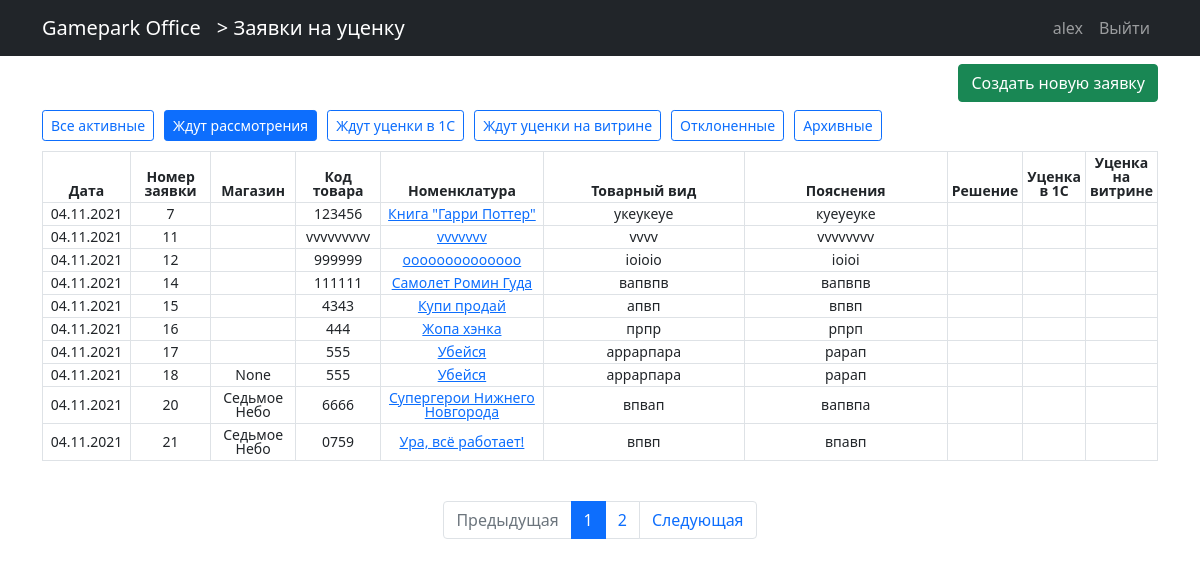
Before: /zayavki/ (signed in) with the older database file.
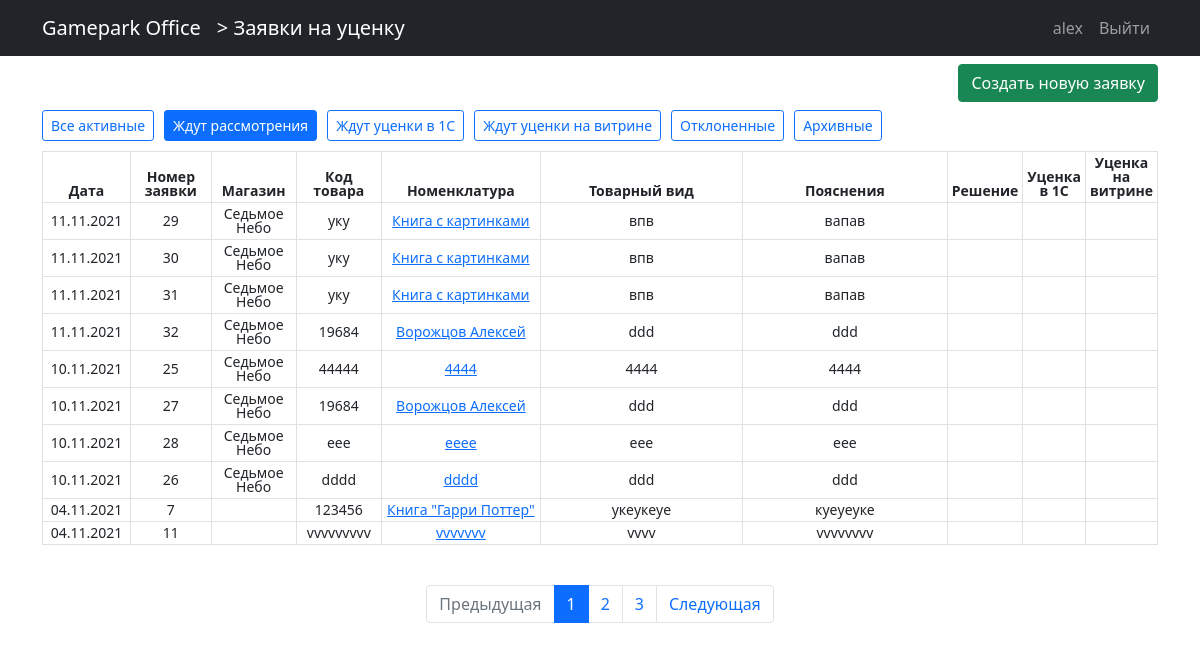
After: the same page with the newer database file.
### zayavki/models.py (models this page shows, shortened)
class Zayavka(models.Model):
    user = models.ForeignKey(User, default=None, null=True, on_delete=models.PROTECT)
    data = models.DateField(auto_now_add=True)
    category = models.ForeignKey(Category, on_delete=models.PROTECT)
    code = models.CharField(max_length=10)
    name = models.CharField(max_length=100)
    description = models.TextField()
    clarification = models.TextField()
    foto1 = models.ImageField(upload_to="zayavki/foto", blank=True)
    foto2 = models.ImageField(upload_to="zayavki/foto", blank=True)
    status1 = models.BooleanField(default=False)  # одобрено
    status2 = models.BooleanField(default=False)  # отклонено
    status3 = models.BooleanField(default=False)  # уценено
    status4 = models.BooleanField(default=False)  # ценник сменен
    status5 = models.BooleanField(default=False)  # остальные поля - резервные
    status6 = models.BooleanField(default=False)
    clarification_of_manager = models.CharField(max_length=150, blank=True)
    class Meta:
        verbose_name_plural = "Заявки"
        verbose_name = "Заявка"
    def __str__(self) -> str:
        return self.name

### users/models.py (models this page shows)
class User(AbstractUser):
    email = models.EmailField(blank=True)
    role = models.ForeignKey(Roles, on_delete=models.PROTECT, null=True, default=None)
    shop = models.ForeignKey(Shops, on_delete=models.PROTECT, null=True, default=None, blank=True)

class Shops(models.Model):
    nameshop = models.CharField(max_length=30)
    class Meta:
        verbose_name_plural = "Магазины"
        verbose_name = "Магазин"
    def __str__(self):
        return self.nameshop

### zayavki/views.py (the view)
# urls.py: path("", page_view, name="page_view"),
@login_required()
def page_view(request):
    template = "zayavki/page_view.html"  # шаблон страницы
    page = request.GET.get('page', None) # выдергиваем из запроса page; если его нет - None
    cur_filter = request.GET.get('filter', None) # выдергиваем из запроса filter; если его нет - None
    if not cur_filter:
        cur_filter = get_default_filter(user=request.user)
    if not page:
        page = 1
    context = {
        "filters": DICT_OF_FILTERS,
        "cur_filter": cur_filter,
        "title": "Заявки на уценку",
        "data_from_model_Zayavka": get_data_from_model_Zayavka(filter=cur_filter, user=request.user, page=page)
    }
    return render(request, template, context)

### zayavki/views.py (called while the page is built)
def get_default_filter(user):
    if user.role.namerole == "Магазин":
        return DICT_OF_FILTERS["Ждут уценки на витрине"]
    if user.role.namerole[:3] == "Мен":
        return DICT_OF_FILTERS["Ждут рассмотрения"]

### zayavki/templates/zayavki/page_view.html (shortened to what the changed rows need)
{% extends 'main_page/base.html' %}
{% load  static %}
{% block css %}
    <link href= {% static 'styles.css' %} rel="stylesheet">
{% endblock css %}
{% block content %}
    <div >
        <div class="select_filter">
            {% for name_filter, param_filter in filters.items %}
                <div>
                    {% if cur_filter != param_filter  %}
                        <a class="btn btn-outline-primary btn-sm text-nowrap" href="{% url 'zayavki:page_view'%}?filter={{param_filter}} " role="button">{{ name_filter }}</a>
                    {% else %}
                        <a class="btn btn-primary btn-sm text-nowrap" href="{% url 'zayavki:page_view'%}?filter={{param_filter}} " role="button">{{ name_filter }}</a>
                    {% endif %}
                </div>
            {% endfor %}
        </div>
        <div class="table-responsive">
        <table class="table table-hover table-bordered table-sm my_table  ">
            <thead>
                <tr class="">
                    <th class="col-1">Дата</th>
                    <th class="col-1">Номер заявки</th>
                    <th class="col-1">Магазин</th>
                    <th class="col-1">Код товара</th>
                    <th class="col-2" >Номенклатура</th>
                    <th class="col-3">Товарный вид</th>
                    <th class="col-3">Пояснения</th>
                    <th class="col">Решение</th>
                    <th class="col">Уценка в 1С</th>
                    <th class="col">Уценка на витрине</th>
                </tr>
            </thead>
            <tbody>
            {%for zayavka in data_from_model_Zayavka%}
                <tr>
                    <td>{{zayavka.data|date:"d.m.Y"}}</td>
                    <td>{{zayavka.id}}</td>
                    <td>{{zayavka.user.shop}}</td>
                    <td>{{zayavka.code}}</td>
                    <td>
                        <a href="{% url 'zayavki:zayavka-detail' zayavka.id%}"> {{zayavka}} </a>
                    </td>
                    <td>{{zayavka.description}}
                    </td>
                    <td>{{zayavka.clarification}}</td>
                    <td>
                    </td>
                    <td>
                    </td>
                    <td>
                    </td>
                </tr>
            {%endfor%}
        </tbody>
        </table>
        </div>
        <br>
        {% if data_from_model_Zayavka.paginator.num_pages > 1 %}
            <nav aria-label="Page navigation">
                <ul class="pagination justify-content-center">
                    {% for page_ in data_from_model_Zayavka.paginator.page_range %}
                        <li class="page-item {% if data_from_model_Zayavka.number == page_ %}active{% endif %}">
                            <a class="page-link "
                                href="{% url 'zayavki:page_view' %}?page={{page_}}&filter={{cur_filter}}">
                                {{page_}}
                            </a>
                        </li>
                    {% endfor %}
                </ul>
            </nav>
        {% endif %}
    </div>
{% endblock content %}

Changed rows visible on the page:
no longer on this page (row unchanged): Zayavka: data "04.11.2021", id "12", code "999999", name "oooooooooooooo", description "ioioio", clarification "ioioi"
no longer on this page (row unchanged): Zayavka: data "04.11.2021", id "14", code "111111", name "Самолет Ромин Гуда", description "вапвпв", clarification "вапвпв"
no longer on this page (row unchanged): Zayavka: data "04.11.2021", id "15", code "4343", name "Купи продай", description "апвп", clarification "впвп"
no longer on this page (row unchanged): Zayavka: data "04.11.2021", id "16", code "444", name "Жопа хэнка", description "прпр", clarification "рпрп"
no longer on this page (row unchanged): Zayavka: data "04.11.2021", id "17", code "555", name "Убейся", description "аррарпара", clarification "рарап"
no longer on this page (row unchanged): Zayavka: data "04.11.2021", id "18", user.shop "None", code "555", name "Убейся", description "аррарпара", clarification "рарап"
no longer on this page (row unchanged): Zayavka: data "04.11.2021", id "20", user.shop "Седьмое Небо", code "6666", name "Супергерои Нижнего Новгорода", description "впвап", clarification "вапвпа"
no longer on this page (row unchanged): Zayavka: data "04.11.2021", id "21", user.shop "Седьмое Небо", code "0759", name "Ура, всё работает!", description "впвп", clarification "впавп"
added Zayavka: data "11.11.2021", id "29", user.shop "Седьмое Небо", code "уку", name "Книга с картинками", description "впв", clarification "вапав"
added Zayavka: data "11.11.2021", id "30", user.shop "Седьмое Небо", code "уку", name "Книга с картинками", description "впв", clarification "вапав"
added Zayavka: data "11.11.2021", id "31", user.shop "Седьмое Небо", code "уку", name "Книга с картинками", description "впв", clarification "вапав"
added Zayavka: data "11.11.2021", id "32", user.shop "Седьмое Небо", code "19684", name "Ворожцов Алексей", description "ddd", clarification "ddd"
added Zayavka: data "10.11.2021", id "25", user.shop "Седьмое Небо", code "44444", name "4444", description "4444", clarification "4444"
added Zayavka: data "10.11.2021", id "27", user.shop "Седьмое Небо", code "19684", name "Ворожцов Алексей", description "ddd", clarification "ddd"
added Zayavka: data "10.11.2021", id "28", user.shop "Седьмое Небо", code "eee", name "eeee", description "eee", clarification "eee"
added Zayavka: data "10.11.2021", id "26", user.shop "Седьмое Небо", code "dddd", name "dddd", description "ddd", clarification "ddd"
Other visible differences:
new list line: "3"
